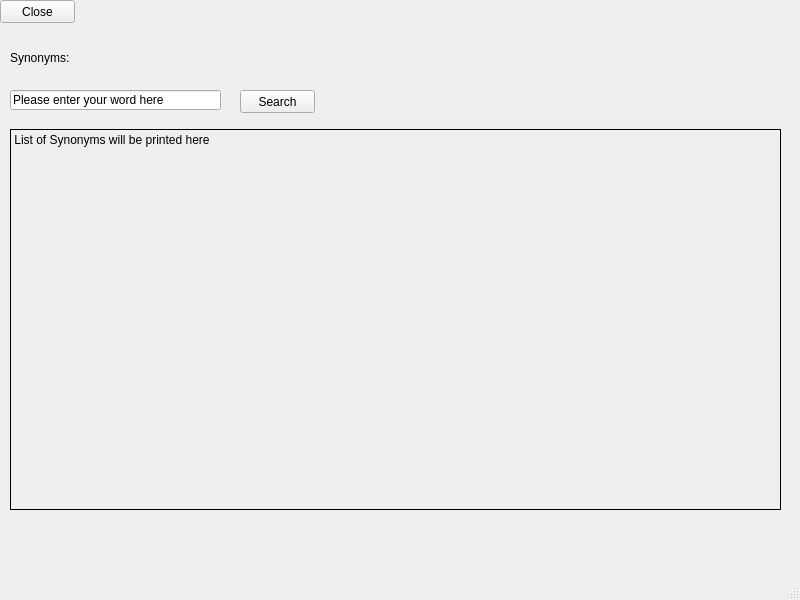
<?xml version="1.0" encoding="UTF-8"?>
<ui version="4.0">
 <class>MainWindow</class>
 <widget class="QMainWindow" name="MainWindow">
  <property name="geometry">
   <rect>
    <x>0</x>
    <y>0</y>
    <width>800</width>
    <height>600</height>
   </rect>
  </property>
  <property name="windowTitle">
   <string>MainWindow</string>
  </property>
  <widget class="QWidget" name="centralwidget">
   <widget class="QPushButton" name="pushButton">
    <property name="geometry">
     <rect>
      <x>0</x>
      <y>0</y>
      <width>75</width>
      <height>23</height>
     </rect>
    </property>
    <property name="text">
     <string>Close</string>
    </property>
   </widget>
   <widget class="QLabel" name="label">
    <property name="geometry">
     <rect>
      <x>10</x>
      <y>50</y>
      <width>61</width>
      <height>16</height>
     </rect>
    </property>
    <property name="text">
     <string>Synonyms:</string>
    </property>
   </widget>
   <widget class="QLineEdit" name="lineEdit">
    <property name="geometry">
     <rect>
      <x>10</x>
      <y>90</y>
      <width>211</width>
      <height>20</height>
     </rect>
    </property>
    <property name="text">
     <string>Please enter your word here</string>
    </property>
   </widget>
   <widget class="QPushButton" name="pushButton_2">
    <property name="geometry">
     <rect>
      <x>240</x>
      <y>90</y>
      <width>75</width>
      <height>23</height>
     </rect>
    </property>
    <property name="text">
     <string>Search</string>
    </property>
   </widget>
   <widget class="QLabel" name="label_2">
    <property name="geometry">
     <rect>
      <x>10</x>
      <y>129</y>
      <width>771</width>
      <height>381</height>
     </rect>
    </property>
    <property name="frameShape">
     <enum>QFrame::Panel</enum>
    </property>
    <property name="text">
     <string> List of Synonyms will be printed here </string>
    </property>
    <property name="alignment">
     <set>Qt::AlignJustify|Qt::AlignTop</set>
    </property>
   </widget>
  </widget>
  <widget class="QStatusBar" name="statusbar"/>
 </widget>
 <resources/>
 <connections/>
</ui>
